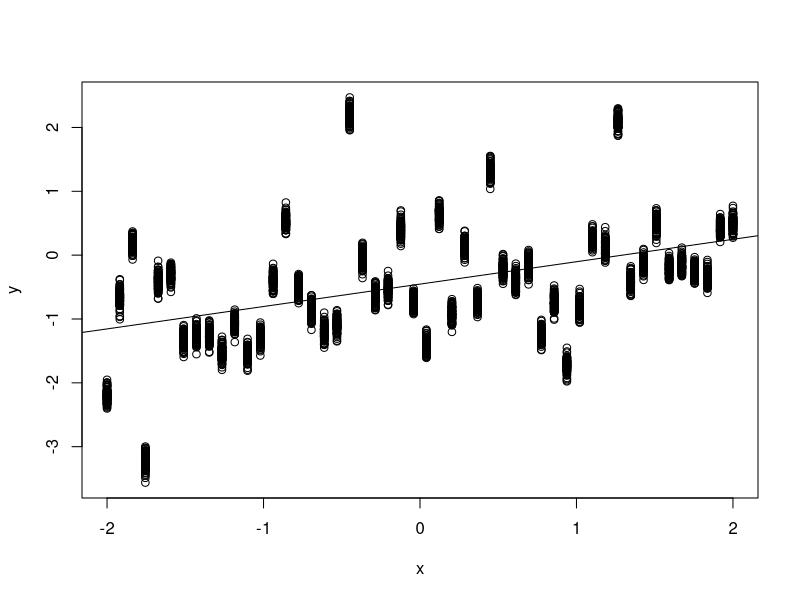

Recreate this plot in R. (Note: a time limit stopped this script after it produced the figure.)
## ---- chunk 1
knitr::opts_chunk$set(echo = TRUE)
## ---- chunk 2
# Function for simulating data:
sim = function(Ngr,          # Number of groups (e.g. years)
                N.each=100,  # Number of study units in each group
                minX=-2,
                maxX=2,
                intercept=0,
                slope=0.5,
                sigma.random=1,
                sigma.error=0.1){
  x = rep(seq(minX, maxX, length=Ngr), each=N.each)
  gr = paste("gr", rep(1:Ngr, each=N.each), sep="")
  random.effect = rep(rnorm(Ngr, 0, sigma.random), each=N.each)
  y = intercept + slope*x + random.effect + rnorm(Ngr*N.each, 0, sigma.error)
  data.frame(x=x, gr=gr, y=y)
}

# Function for fitting both the correct model with lmer() and the naive model with lm():
fit.models = function(Data){
  fit.lmer = lmer(y~x + (1|gr), data=Data)
  fit.naive = lm(y~x, data=Data)
  ci.lmer = confint(fit.lmer, method="Wald")
  ci.naive = confint(fit.naive)
  list(lmer = list(fit=fit.lmer, ci=ci.lmer),
       naive = list(fit=fit.naive, ci=ci.naive))
}

# Function that just returns TRUE if the 'truth' is contained in an interval 'int', 
# and FALSE otherwise
coverage = function(int, truth) truth>int[1] & truth<int[2]

# Function that runs the above functions in a loop to (1) simulate data, (2)fit the 
# two models (correct and naive), and (3) check whether the confidence intervals 
# (CIs) for slope and intercept contains the true value. This is repeated 1000 times
# in a loop by default (argument 'nsim'). The function returns the proportion of 
# iterations that the CIs contain the true value (note that a TRUE/FALSE variable 
# can be treated as a 1/0 variable and that the mean of such a variable is the 
# proportion of 1's):
MC.covrate = function(Ngr, nsim=1000, intercept=0, slope=0.5, ...){
  cov.lmer.slope = cov.naive.slope = cov.lmer.int = cov.naive.int = rep(NA,nsim)
  for(i in 1:nsim){
    simdata = sim(Ngr, ...)
    fit = fit.models(simdata)
    cov.lmer.slope[i] = coverage(fit$lmer$ci["x",], slope)
    cov.naive.slope[i] = coverage(fit$naive$ci["x",], slope)
    cov.lmer.int[i] = coverage(fit$lmer$ci["(Intercept)",], intercept)
    cov.naive.int[i] = coverage(fit$naive$ci["(Intercept)",], intercept)
  }
  list(
    cr.lmer.int = mean(cov.lmer.int),
    cr.lmer.slope = mean(cov.lmer.slope),
    cr.naive.int = mean(cov.naive.int), 
    cr.naive.slope = mean(cov.naive.slope)
  )
}
## ---- chunk 3
library(lme4)
## ---- chunk 4
set.seed(1234) # to reproduce the exact same result again
simdata = sim(50)
with(simdata, plot(y~x))
fit = fit.models(simdata)
abline(fit$naive$fit) # adding regression line to the plot
fit$lmer$ci
fit$naive$ci
## ---- chunk 5
MC.covrate(50)
## ---- chunk 6
N.groups = c(5,10,20,50,100)
covrates = sapply(N.groups, MC.covrate)
dimnames(covrates)[[2]] = N.groups
covrates
## ---- chunk 7
par(mfrow=c(1,2))
plot(
  N.groups,
  unlist(covrates["cr.lmer.int",]),
  type="b",
  col="red",
  ylim=c(0,1),
  ylab="Coverage rates",
  xlab="Number of groups",
  main="Intercept"
  )
lines(
  N.groups,
  unlist(covrates["cr.naive.int",]),
  type="b",
  col="blue"
)
abline(h=0.95, lty=2)

plot(
  N.groups,
  unlist(covrates["cr.lmer.slope",]),
  type="b",
  col="red",
  ylim=c(0,1),
  ylab="Coverage rates",
  xlab="Number of groups",
  main="Slope"
)
lines(
  N.groups,
  unlist(covrates["cr.naive.slope",]),
  type="b",
  col="blue"
)
abline(h=0.95, lty=2)
## ---- chunk 8
sigmas = c(0, 0.01, 0.05,0.1,1,5)
MC.covrate.grsigma = function(grsigma, ...) MC.covrate(Ngr = 50, sigma.random = grsigma)
covrates = sapply(sigmas, MC.covrate.grsigma)
dimnames(covrates)[[2]] = sigmas
covrates
